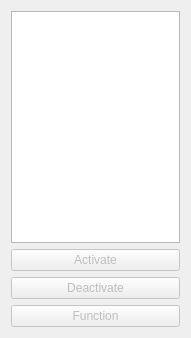
<?xml version="1.0" encoding="UTF-8"?>
<ui version="4.0">
 <class>PluginsControlPanel</class>
 <widget class="QDialog" name="PluginsControlPanel">
  <property name="geometry">
   <rect>
    <x>0</x>
    <y>0</y>
    <width>191</width>
    <height>338</height>
   </rect>
  </property>
  <property name="windowTitle">
   <string>PluginsControlPanel</string>
  </property>
  <layout class="QVBoxLayout" name="verticalLayout">
   <item>
    <widget class="QListView" name="listView"/>
   </item>
   <item>
    <widget class="QPushButton" name="Activate">
     <property name="enabled">
      <bool>false</bool>
     </property>
     <property name="text">
      <string>Activate</string>
     </property>
    </widget>
   </item>
   <item>
    <widget class="QPushButton" name="Deactivate">
     <property name="enabled">
      <bool>false</bool>
     </property>
     <property name="text">
      <string>Deactivate</string>
     </property>
    </widget>
   </item>
   <item>
    <widget class="QPushButton" name="Function">
     <property name="enabled">
      <bool>false</bool>
     </property>
     <property name="text">
      <string>Function</string>
     </property>
    </widget>
   </item>
  </layout>
 </widget>
 <resources/>
 <connections/>
</ui>
